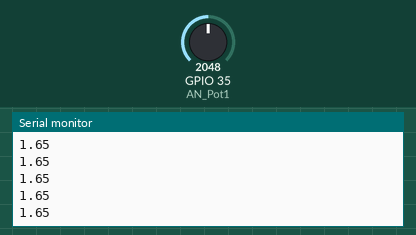
Recording of a sketch running on a simulated ESP32. Shown: the last lines printed to the serial monitor. The inputs (shaded band) are chosen by the test bench; at power-on: GPIO 35 (AN_Pot1) = 2048.

Above: at 1.2 s.
1.3 s: GPIO 35 (AN_Pot1) set to 2866
At 1.31 s:
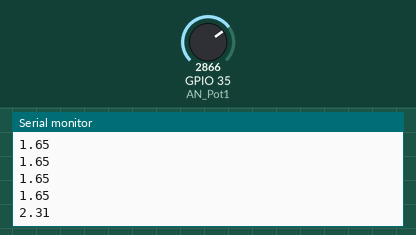
2.8 s: GPIO 35 (AN_Pot1) set to 3603
At 2.81 s:
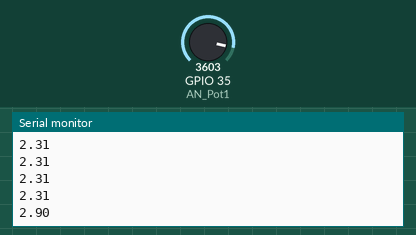
Timing chart, 0 to 5.8 s (numbered marks = the images above; inputs shaded):
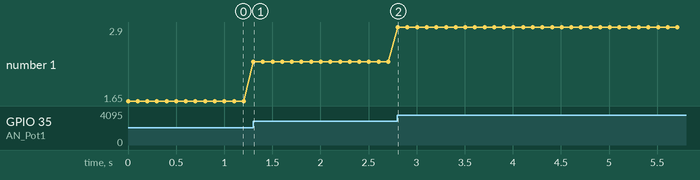

Measured:
- after the input at 1.3 s, the serial monitor: prints a new line at once (image 1)
- after the input at 2.8 s, the serial monitor: prints a new line at once (image 2)
- plotted number 1: 1.65 → 2.31 after the input at 1.3 s, 2.31 → 2.9 after the input at 2.8 s

The sketch:

ADC_Calibration.ino
```cpp
#include "esp_adc_cal.h"
#define AN_Pot1    35

int AN_Pot1_Result = 0;
float Voltage = 0.0;

void setup()
{
  Serial.begin(115200);
}

void loop()
{
  AN_Pot1_Result = analogRead(AN_Pot1);
  Voltage = readADC_Cal(AN_Pot1_Result);
  Serial.println(Voltage/1000.0); // Print Voltage (in V)

  //Serial.println(Voltage);      // Print Voltage (in mV)
  delay(100);
}

uint32_t readADC_Cal(int ADC_Raw)
{
  esp_adc_cal_characteristics_t adc_chars;

  esp_adc_cal_characterize(ADC_UNIT_1, ADC_ATTEN_DB_11, ADC_WIDTH_BIT_12, 1100, &adc_chars);
  return(esp_adc_cal_raw_to_voltage(ADC_Raw, &adc_chars));
}
```
